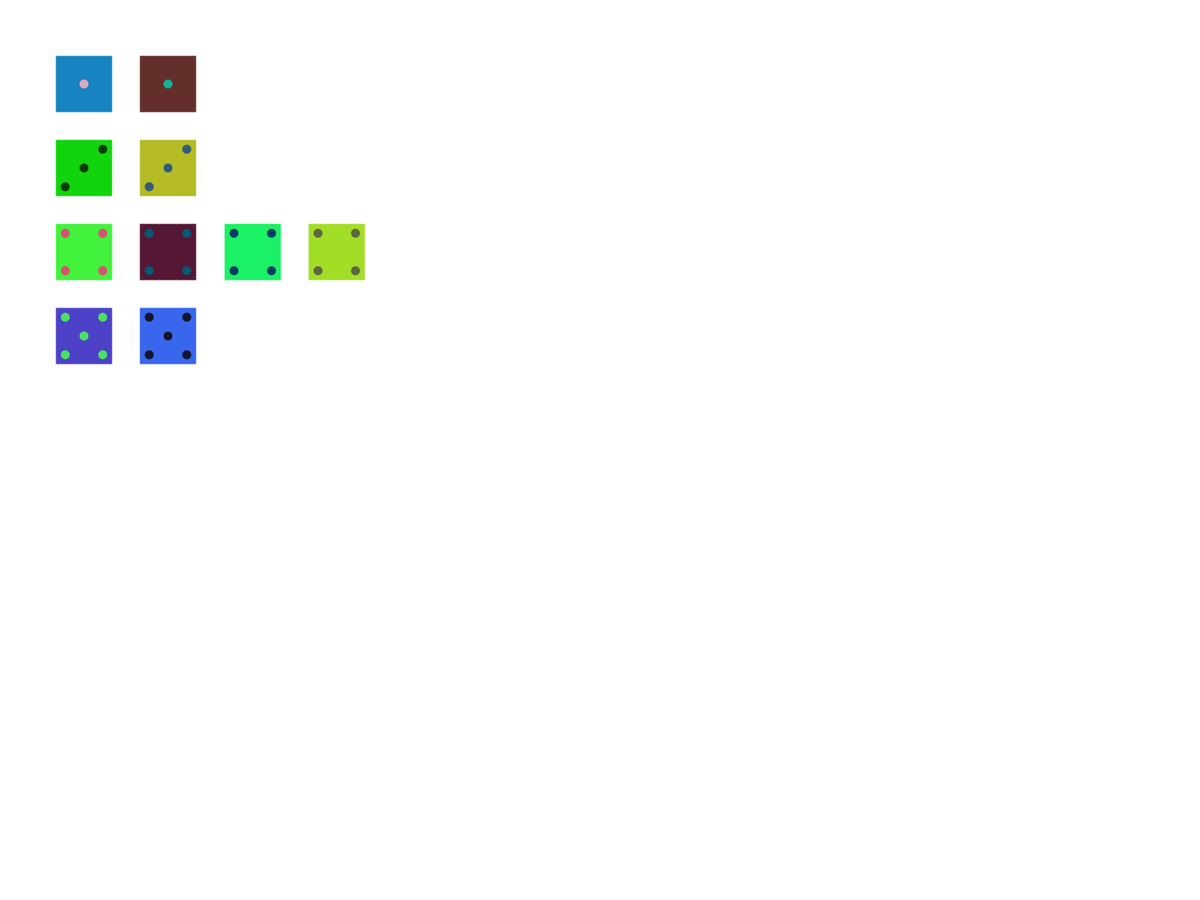
Frame 1 (no input)
Frame 60 (the mouse pressed at the canvas centre just before this capture): identical to frame 1, image omitted
Frame 120 (the mouse held since frame 60 and released just before this capture): identical to frame 1, image omitted

The Processing sketch that drew this single still picture (run headless with seeded random() and noise(); from frame 60 on, the mouse is pressed at the canvas centre):

// Processing sketch: Dicegame
// ── Dicegame.pde
DiceCup cup;
int dices = 10;
int size = 75;
int startX = int(size*1.5);
int startY = int(size*1.5);

void setup() {
  fullScreen();
  rectMode(CENTER);
  cup = new DiceCup();
  for (int i = 0; i < dices; i++) {
    cup.addDie(new Die(255, 0));
  }
  cup.shake();
}

void draw() {
  background(255);
  cup.drawMultipleDices(startX, startY, size);
}

void keyPressed() {
  cup.shake();
}

// ── Dicecup.pde
class DiceCup {
  int diceSides = 6;
  int amountDices = 0;
  int[] counterDices = new int[diceSides];
  Die[] cup = new Die[dices];
  Die[][] sortedDice = new Die[diceSides][dices];

  void addDie(Die die) {
    if (amountDices < cup.length) {
      cup[amountDices] = die;
      amountDices++;
    }
  }

  void shake() {
    sortedDice = new Die[diceSides][dices];
    counterDices = new int[diceSides];
    for (int i = 0; i < cup.length-(cup.length-amountDices); i++) {
      cup[i].roll();
    }
    for (int i = 0; i < cup.length-(cup.length-amountDices); i++) {
      switch(cup[i].dieValue) {
      case 1: 
        sortedDice[0][counterDices[0]] = cup[i];
        counterDices[0]++;
        break;
      case 2: 
        sortedDice[1][counterDices[1]] = cup[i];
        counterDices[1]++;
        break;
      case 3: 
        sortedDice[2][counterDices[2]] = cup[i];
        counterDices[2]++;
        break;
      case 4: 
        sortedDice[3][counterDices[3]] = cup[i];
        counterDices[3]++;
        break;
      case 5: 
        sortedDice[4][counterDices[4]] = cup[i];
        counterDices[4]++;
        break;
      case 6: 
        sortedDice[5][counterDices[5]] = cup[i];
        counterDices[5]++;
        break;
      }
    }
  }

  void drawMultipleDices(int x, int y, int dieSize) {
    int placementY = y;
    for (int i = 0; i < diceSides; i++) {
      if (sortedDice[i][0] != null) {
        for (int f = 0; f < sortedDice[i].length-(sortedDice[i].length-counterDices[i]); f++) {
          sortedDice[i][f].diceDisplay(int(x+f*dieSize*1.5), placementY, dieSize);
        }
        placementY += dieSize*1.5;
      }
    }
  }
}

// ── Die.pde
class Die {
  color diceColor;
  color eyeColor;
  int dieValue;
  Die(color diceColor_, color eyeColor_) {
    diceColor = diceColor_;
    eyeColor = eyeColor_;
  }
  int roll() {
    dieValue = int(random(1, 7));
    diceColor = color(random(255), random(255), random(255));
    eyeColor = color(random(255), random(255), random(255));
    return dieValue;
  }
  
  void diceDisplay(int x, int y, int size) {
    boolean[] eyes = {false, false, false, false, false, false, false};
    switch(dieValue) {
    case 1: 
      eyes[3] = true; 
      break;
    case 2: 
      eyes[2] = true;
      eyes[4] = true;
      break;
    case 3: 
      eyes[2] = true;
      eyes[3] = true;
      eyes[4] = true;
      break;
    case 4: 
      eyes[0] = true;
      eyes[2] = true;
      eyes[4] = true;
      eyes[6] = true;
      break;
    case 5:
      eyes[0] = true;
      eyes[2] = true;
      eyes[3] = true;
      eyes[4] = true;
      eyes[6] = true;
      break;
    case 6:
      eyes[0] = true;
      eyes[1] = true;
      eyes[2] = true;
      eyes[4] = true;
      eyes[5] = true;
      eyes[6] = true;
      break;
    }

    noStroke();
    // The actual dice
    fill(diceColor);
    rect(x, y, size, size);

    // First eye on the top
    fill(eyeColor, (eyes[0] ? 255 : 0));
    ellipse(x-size/3, y-size/3, size/6, size/6);
    // Second eye on the top
    fill(eyeColor, (eyes[1] ? 255 : 0));
    ellipse(x, y-size/3, size/6, size/6);
    // Third eye on the top
    fill(eyeColor, (eyes[2] ? 255 : 0));
    ellipse(x+size/3, y-size/3, size/6, size/6);
    //Middle eye
    fill(eyeColor, (eyes[3] ? 255 : 0));
    ellipse(x, y, size/6, size/6);
    // First eye on the bottom
    fill(eyeColor, (eyes[4] ? 255 : 0));
    ellipse(x-size/3, y+size/3, size/6, size/6);
    // First eye on the bottom
    fill(eyeColor, (eyes[5] ? 255 : 0));
    ellipse(x, y+size/3, size/6, size/6);
    // First eye on the bottom
    fill(eyeColor, (eyes[6] ? 255 : 0));
    ellipse(x+size/3, y+size/3, size/6, size/6);
  }
}
